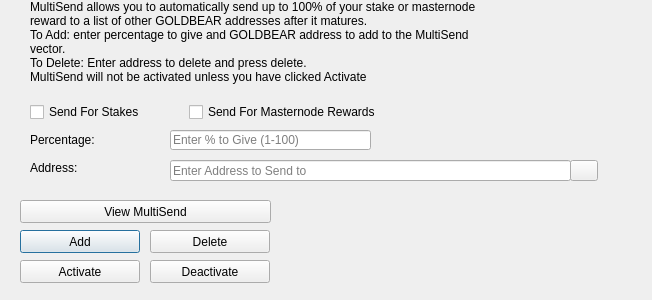
<?xml version="1.0" encoding="UTF-8"?>
<ui version="4.0">
 <class>MultiSendDialog</class>
 <widget class="QDialog" name="MultiSendDialog">
  <property name="windowModality">
   <enum>Qt::NonModal</enum>
  </property>
  <property name="geometry">
   <rect>
    <x>0</x>
    <y>0</y>
    <width>652</width>
    <height>300</height>
   </rect>
  </property>
  <property name="windowTitle">
   <string>MultiSend</string>
  </property>
  <widget class="QLineEdit" name="multiSendPercentEdit">
   <property name="geometry">
    <rect>
     <x>170</x>
     <y>130</y>
     <width>201</width>
     <height>20</height>
    </rect>
   </property>
   <property name="toolTip">
    <string>Enter whole numbers 1 - 100</string>
   </property>
   <property name="placeholderText">
    <string>Enter % to Give (1-100)</string>
   </property>
  </widget>
  <widget class="QLineEdit" name="multiSendAddressEdit">
   <property name="geometry">
    <rect>
     <x>170</x>
     <y>160</y>
     <width>401</width>
     <height>21</height>
    </rect>
   </property>
   <property name="toolTip">
    <string/>
   </property>
   <property name="placeholderText">
    <string>Enter Address to Send to</string>
   </property>
  </widget>
  <widget class="QLabel" name="label_2">
   <property name="geometry">
    <rect>
     <x>30</x>
     <y>0</y>
     <width>451</width>
     <height>121</height>
    </rect>
   </property>
   <property name="lineWidth">
    <number>1</number>
   </property>
   <property name="text">
    <string>MultiSend allows you to automatically send up to 100% of your stake or masternode reward to a list of other GOLDBEAR addresses after it matures.
To Add: enter percentage to give and GOLDBEAR address to add to the MultiSend vector.
To Delete: Enter address to delete and press delete.
MultiSend will not be activated unless you have clicked Activate</string>
   </property>
   <property name="alignment">
    <set>Qt::AlignLeading|Qt::AlignLeft|Qt::AlignTop</set>
   </property>
   <property name="wordWrap">
    <bool>true</bool>
   </property>
  </widget>
  <widget class="QLabel" name="message">
   <property name="geometry">
    <rect>
     <x>290</x>
     <y>200</y>
     <width>351</width>
     <height>91</height>
    </rect>
   </property>
   <property name="text">
    <string/>
   </property>
  </widget>
  <widget class="QPushButton" name="addButton">
   <property name="geometry">
    <rect>
     <x>20</x>
     <y>230</y>
     <width>120</width>
     <height>23</height>
    </rect>
   </property>
   <property name="toolTip">
    <string/>
   </property>
   <property name="statusTip">
    <string>Add to MultiSend Vector</string>
   </property>
   <property name="text">
    <string>Add</string>
   </property>
  </widget>
  <widget class="QPushButton" name="disableButton">
   <property name="geometry">
    <rect>
     <x>150</x>
     <y>260</y>
     <width>120</width>
     <height>23</height>
    </rect>
   </property>
   <property name="statusTip">
    <string>Deactivate MultiSend</string>
   </property>
   <property name="text">
    <string>Deactivate</string>
   </property>
  </widget>
  <widget class="QPushButton" name="addressBookButton">
   <property name="geometry">
    <rect>
     <x>570</x>
     <y>160</y>
     <width>28</width>
     <height>21</height>
    </rect>
   </property>
   <property name="toolTip">
    <string>Choose an address from the address book</string>
   </property>
   <property name="text">
    <string/>
   </property>
   <property name="icon">
    <iconset resource="../goldbear.qrc">
     <normaloff>:/icons/address-book</normaloff>:/icons/address-book</iconset>
   </property>
   <property name="shortcut">
    <string>Alt+A</string>
   </property>
   <property name="autoDefault">
    <bool>false</bool>
   </property>
  </widget>
  <widget class="QLabel" name="label">
   <property name="geometry">
    <rect>
     <x>30</x>
     <y>130</y>
     <width>121</width>
     <height>20</height>
    </rect>
   </property>
   <property name="toolTip">
    <string>Percentage of stake to send</string>
   </property>
   <property name="text">
    <string>Percentage:</string>
   </property>
  </widget>
  <widget class="QLabel" name="label_5">
   <property name="geometry">
    <rect>
     <x>30</x>
     <y>160</y>
     <width>111</width>
     <height>16</height>
    </rect>
   </property>
   <property name="toolTip">
    <string>Address to send portion of stake to</string>
   </property>
   <property name="text">
    <string>Address:</string>
   </property>
  </widget>
  <widget class="QPushButton" name="deleteButton">
   <property name="geometry">
    <rect>
     <x>150</x>
     <y>230</y>
     <width>120</width>
     <height>23</height>
    </rect>
   </property>
   <property name="toolTip">
    <string/>
   </property>
   <property name="statusTip">
    <string>Delete Address From MultiSend Vector</string>
   </property>
   <property name="text">
    <string>Delete</string>
   </property>
  </widget>
  <widget class="QPushButton" name="activateButton">
   <property name="geometry">
    <rect>
     <x>20</x>
     <y>260</y>
     <width>120</width>
     <height>23</height>
    </rect>
   </property>
   <property name="statusTip">
    <string>Activate MultiSend</string>
   </property>
   <property name="text">
    <string>Activate</string>
   </property>
  </widget>
  <widget class="QPushButton" name="viewButton">
   <property name="geometry">
    <rect>
     <x>20</x>
     <y>200</y>
     <width>251</width>
     <height>23</height>
    </rect>
   </property>
   <property name="toolTip">
    <string/>
   </property>
   <property name="statusTip">
    <string>View MultiSend Vector</string>
   </property>
   <property name="text">
    <string>View MultiSend</string>
   </property>
  </widget>
  <widget class="QWidget" name="horizontalLayoutWidget">
   <property name="geometry">
    <rect>
     <x>30</x>
     <y>100</y>
     <width>351</width>
     <height>24</height>
    </rect>
   </property>
   <layout class="QHBoxLayout" name="horizontalLayout">
    <item>
     <widget class="QCheckBox" name="multiSendStakeCheckBox">
      <property name="text">
       <string>Send For Stakes</string>
      </property>
     </widget>
    </item>
    <item>
     <widget class="QCheckBox" name="multiSendMasternodeCheckBox">
      <property name="text">
       <string>Send For Masternode Rewards</string>
      </property>
     </widget>
    </item>
   </layout>
  </widget>
 </widget>
 <resources>
  <include location="../goldbear.qrc"/>
 </resources>
 <connections/>
</ui>
